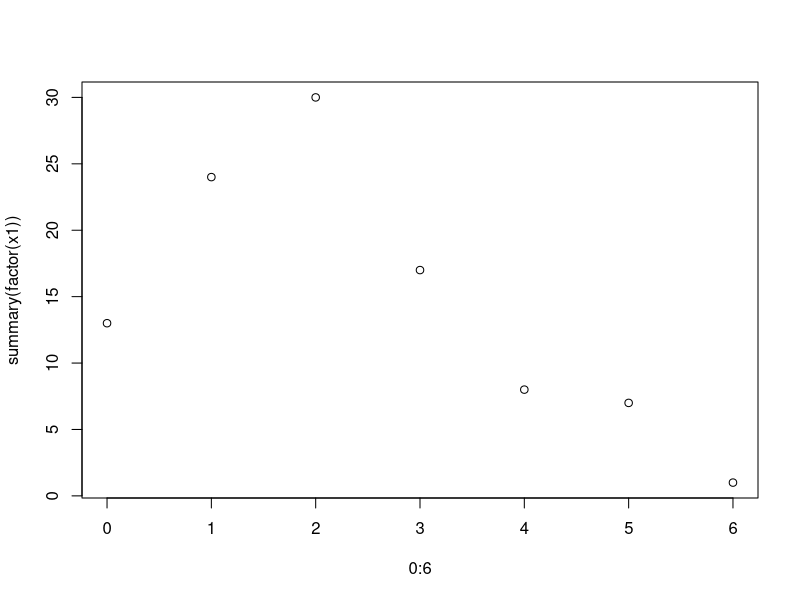
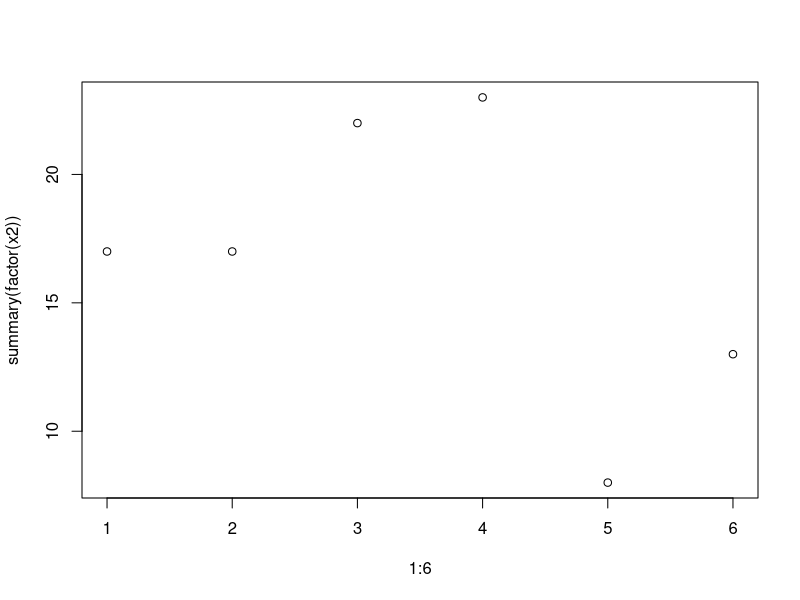

Write R code to recreate these figures, in order.
m=100 #liczba elementów w generowanym wektorze

#wartosc oczekiwana 2 EX=n*p, czyli n=m,p=EX/n
n=m
p=2/m
x1=rbinom(m,n,p)
summary(factor(x1))
plot(0:6,summary(factor(x1)))

#kostka
x=1:6 #kostka sześcienna
n=100
x2=sample(x,n,replace=TRUE)
mean(x2)
var(x2)
summary(factor(x2))
plot(1:6,summary(factor(x2)))

